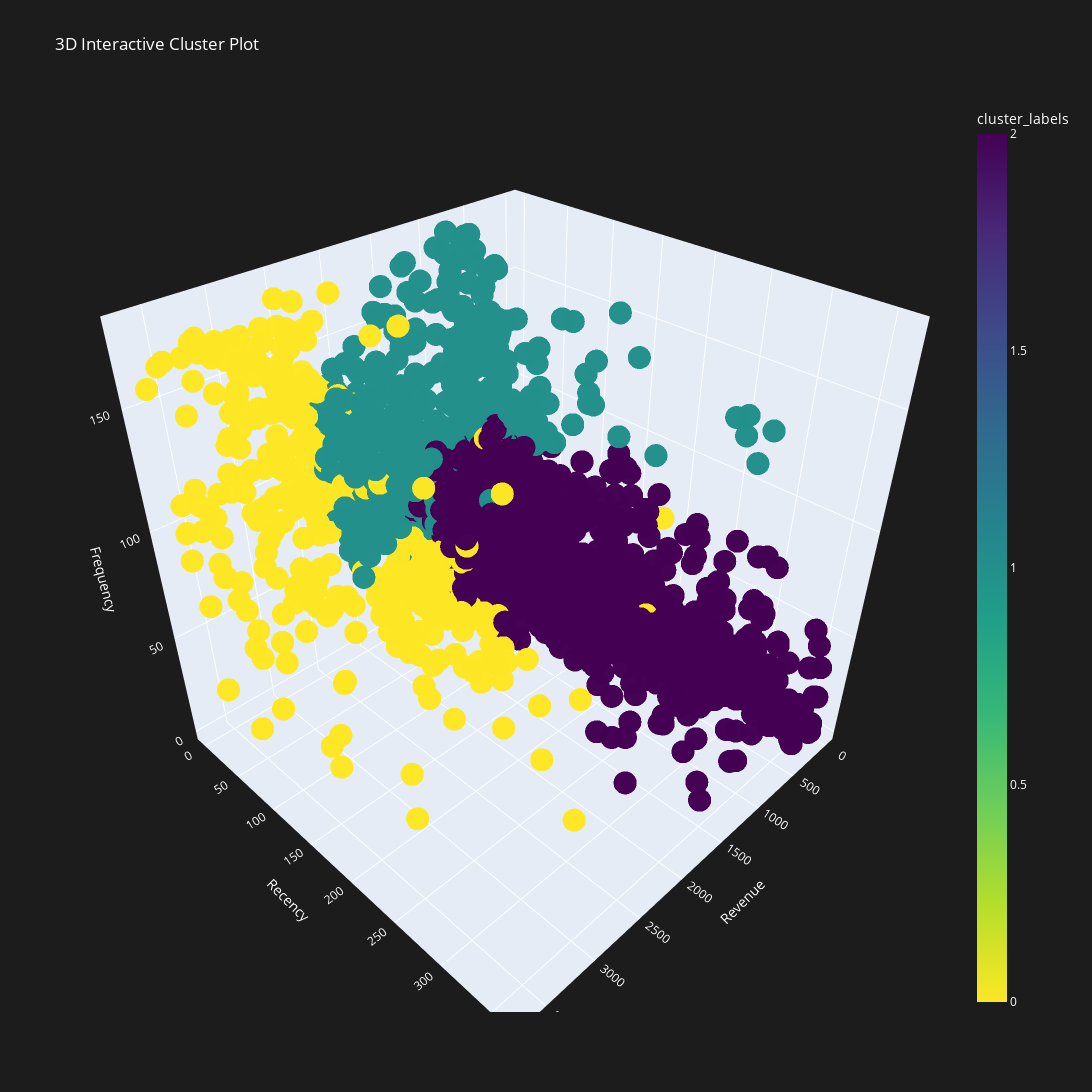

Notebook code for this chart:
### Markdown cell above
### 6.4 Hierarchical Cluster 3D Plot

### Code cell
import plotly.express as px

# Create 3D scatter plot using Plotly
fig = px.scatter_3d(grouped_df, x='monetary_value', y='recency', z='frequency',
                    color='cluster_labels',  # Color by cluster
                    title="3D Interactive Cluster Plot",
                    labels={'monetary_value': 'Revenue', 'recency': 'Recency', 'frequency': 'Frequency'},
                    opacity=0.99, color_continuous_scale='viridis_r')

# Set the figure size (width, height) and background color
fig.update_layout(
    width=1200,  
    height=1200,  
    plot_bgcolor='rgb(28, 28, 28)',  # background for the plot
    paper_bgcolor='rgb(28, 28, 28)',  # background for the entire paper
    font=dict(color='white')  # font color for visibility
)

# Show the plot
fig.show()

### Figure 1 — Plotly figure (JSON) as saved in the notebook; plotly's stock layout.template omitted (floating-point values rounded to 4 significant figures; data arrays with more than 128 entries replaced by an {"elided": "..."} marker saying what was removed)
{"data": [{"hovertemplate": "Revenue=%{x}<br>Recency=%{y}<br>Frequency=%{z}<br>cluster_labels=%{marker.color}<extra></extra>", "legendgroup": "", "marker": {"color": {"elided": "3586 int values"}, "coloraxis": "coloraxis", "opacity": 0.99, "symbol": "circle"}, "mode": "markers", "name": "", "scene": "scene", "showlegend": false, "type": "scatter3d", "x": {"elided": "3586 float values"}, "y": {"elided": "3586 int values"}, "z": {"elided": "3586 float values"}}], "layout": {"coloraxis": {"colorbar": {"title": {"text": "cluster_labels"}}, "colorscale": [[0, "#fde725"], [0.1111, "#b5de2b"], [0.2222, "#6ece58"], [0.3333, "#35b779"], [0.4444, "#1f9e89"], [0.5556, "#26828e"], [0.6667, "#31688e"], [0.7778, "#3e4989"], [0.8889, "#482878"], [1, "#440154"]]}, "font": {"color": "white"}, "height": 1200, "legend": {"tracegroupgap": 0}, "paper_bgcolor": "rgb(28, 28, 28)", "plot_bgcolor": "rgb(28, 28, 28)", "scene": {"domain": {"x": [0, 1], "y": [0, 1]}, "xaxis": {"title": {"text": "Revenue"}}, "yaxis": {"title": {"text": "Recency"}}, "zaxis": {"title": {"text": "Frequency"}}}, "title": {"text": "3D Interactive Cluster Plot"}, "width": 1200}}
